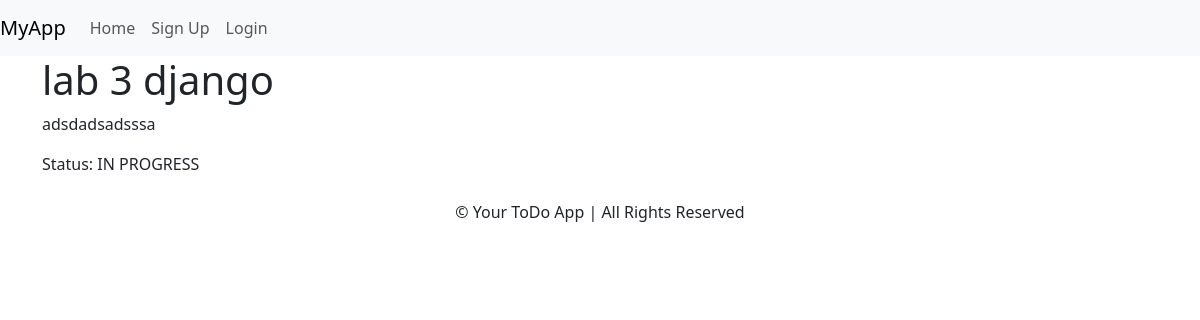
Page /detailed/1/ on the committed database.
### main/models.py (models this page shows, shortened)
class Task(models.Model):
    STATUS_CHOICES = [
        ('PENDING', 'PENDING'),
        ('IN PROGRESS', 'IN PROGRESS'),
        ('COMPLETED', 'COMPLETED'),
    ]
    title = models.CharField(max_length=100)
    description = models.TextField()
    status = models.CharField(max_length=12, choices=STATUS_CHOICES, default='PENDING')
    priority = models.IntegerField(validators=[MinValueValidator(1), MaxValueValidator(10)], null=True, blank=True)
    due_date = models.DateField(null=True, blank=True)
    created_at = models.DateTimeField(auto_now_add=True)
    updated_at = models.DateTimeField(auto_now=True)
    category = models.ForeignKey(Category, on_delete=models.CASCADE, related_name='tasks')

### main/views.py (the view)
# urls.py: path('detailed/<int:id>/', detailed_task, name='detail'),
def detailed_task(request, id):
    task = get_object_or_404(Task, id=id)
    context = {'task': task}
    return render(request, 'main/detailed.html', context)

### main/templates/main/detailed.html (shortened to what this page needs)
{% extends "main/components/base.html" %}
{% block content %}
    <h1>{{ task.title }}</h1>
    <p>{{ task.description }}</p>
    <p>Status: {{ task.status }}</p>
{% endblock %}

### rows in the picture
Task: title "lab 3 django", description "adsdadsadsssa", status "IN PROGRESS"
